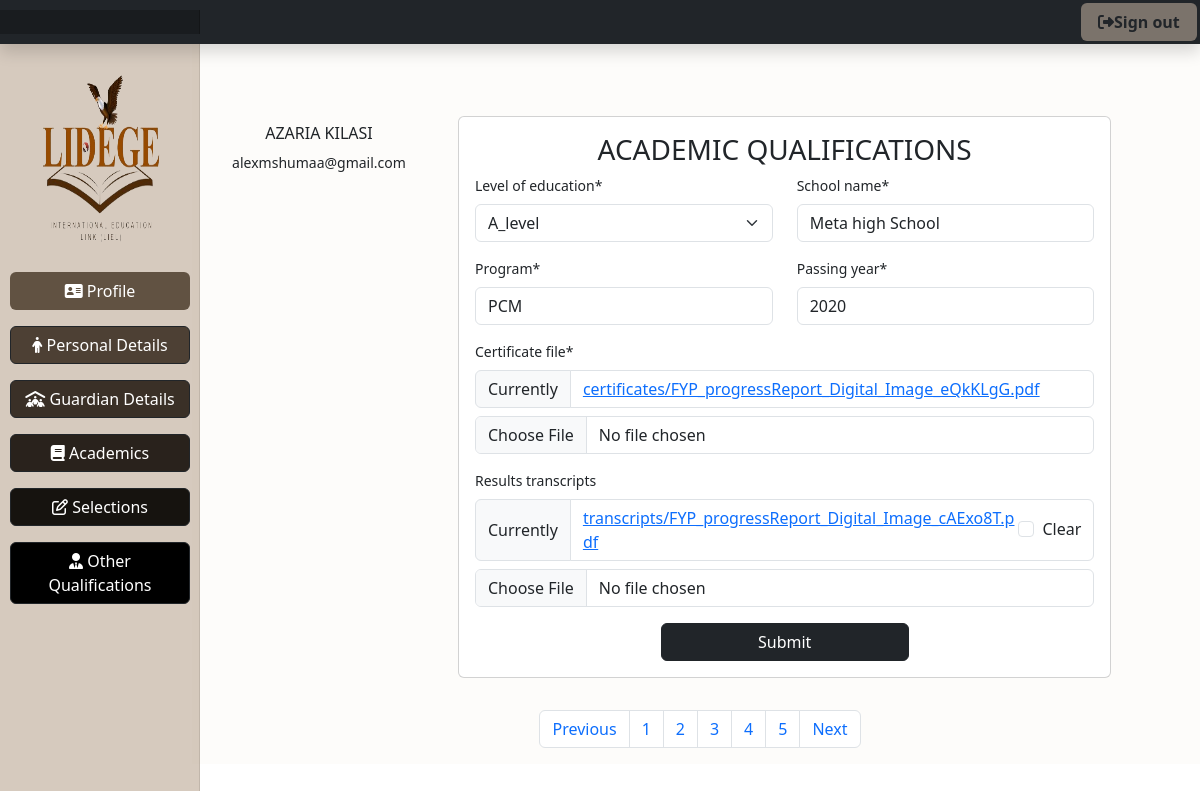
Page /academics/ (signed in) on the committed database.
### applicantsReg/models.py (models this page shows, shortened)
class Applicant_Personal_Details(models.Model):
    user = models.OneToOneField(CustomUser, on_delete=models.CASCADE,related_name='personal_details')
    firstname = models.CharField(max_length=100)
    last_name = models.CharField(max_length=100)
    phone = models.CharField(max_length=13)
    date_of_birth =  models.DateField(null=True)
    submission_time = SubmissionTimeField(null=True)
    nationality = models.CharField(
        max_length=100,
        choices=[(country.name, country.name) for country in pycountry.countries],
        blank=True,
        null=True,
    )
    profile_image = models.ImageField(upload_to='profile_images/', blank=True)
    class Meta:
        verbose_name_plural = "Applicant personal Details"

class CustomUser(AbstractUser):
    email = models.EmailField(unique=True, blank=True, null=True)
    username = models.CharField(max_length=100, unique=True)
    referred_by = models.ForeignKey('self', on_delete=models.SET_NULL, null=True, related_name='referrals')
    class Meta:
        verbose_name_plural = "Users"

class Applicants_academic_qualification(models.Model):
    user = models.OneToOneField(CustomUser, on_delete=models.CASCADE,related_name='academic_qualifications')
    level_of_education = models.CharField(choices=CURRENT_EDUCATION_LEVEL_CHOICES, max_length=20,default="A_Level")
    certificate_file = LimitedFileField(upload_to='certificates/')
    results_transcripts = LimitedFileField(upload_to='transcripts/',null=True, blank=True)
    school_name = models.CharField(max_length=100)
    program = models.CharField(max_length=100)
    passing_year = models.IntegerField(default=2020)
    submission_time = SubmissionTimeField(null=True)
    class Meta:
        verbose_name_plural = "Academic Qualifications"

### applicantsReg/views.py (the view)
# urls.py: path('academics/',views.academic_qualification_view,name = 'academics'),
@login_required
def academic_qualification_view(request):
    if request.user.is_staff:
        return redirect("applist")
    applicant_details = getattr(request.user, 'personal_details', None)
    academic_qualification = getattr(request.user, 'academic_qualifications', None)
    if academic_qualification:
        submission_time = academic_qualification.submission_time
        if academic_qualification is not None and submission_time is not None:
            if submission_time + timedelta(hours=168) < timezone.now():  # Assuming there's a submission_time field in your model
                messages.warning(request, "You can't modify your data after 24 hours since submission.")
                return redirect("home")
        if request.method == "POST":
            form = ApplicantsAcademicQualificationForm(request.POST, request.FILES, instance=academic_qualification)
            if form.is_valid():
                form.save()
                return redirect('selections')
        else:
            form = ApplicantsAcademicQualificationForm(instance = academic_qualification)
        return render(request, "academics.html", {"form": form,"applicant_details":applicant_details,"messages":messages})
    else:
        error_message = "You don't have any profile you may logout or contact you system admin."
        messages.warning(request, error_message)
        return redirect("home")

### applicantsReg/forms.py
class ApplicantsAcademicQualificationForm(forms.ModelForm):
    class Meta:
        model = Applicants_academic_qualification
        fields = ("level_of_education","certificate_file","results_transcripts","school_name","program","passing_year")
    pass

### applicantsReg/templates/academics.html (shortened to what this page needs)
{%extends 'base7.html'%}
{%load static%}
{%load crispy_forms_tags%}
{%block content%}
<div class="row" style="background-color:#f1e7dd27; height:cover; margin-bottom: 2rem;">
    <div class="col-md-3">
       {%if applicant_details.profile_image%}
       <h6 style="text-align: center;">{{applicant_details.firstname}} {{applicant_details.last_name}}</h6>
       <p style="text-align: center;">{{applicant_details.user.email}}</p>
       {%else%}
       <img class="rounded-circle" src="{%static 'img/avatar.jpg'%}" alt="" style="width: 50%; margin-left: 25%; margin-top: 3rem;">
       <h6 style="text-align: center;margin-top: 0.5rem;">{{applicant_details.user.email}}</h6>
       {%endif%}
    </div>
    <div class="col-md-8">
        <div class="card" style="margin-top: 4.5rem; padding: 1rem;">
                <h3 style="text-align: center;">ACADEMIC QUALIFICATIONS</h3>
                <form action="" method="POST" enctype="multipart/form-data">
                <div class="row">
                    <div class="col-md-6">
                        {{form.level_of_education|as_crispy_field}}
                    </div>
                    <div class="col-md-6">
                        {{form.school_name|as_crispy_field}}
                    </div>
                    </div>
                    <div class="row">
                        <div class="col-md-6">
                                {{form.program|as_crispy_field}}
                        </div>
                        <div class="col-md-6">
                            {{form.passing_year|as_crispy_field}}
                        </div>
                        </div>
                                {{form.certificate_file|as_crispy_field}}
                                {{form.results_transcripts|as_crispy_field}}
                <input type="submit" value="Submit" class="btn btn-dark" style="width: 40%; margin-left: 30%;">
                </form>
        </div>
    </div>
    <nav aria-label="Page navigation example" style="margin-top: 2rem;">
        <ul class="pagination justify-content-center">
          <li class="page-item">
            <a class="page-link" href="{%url 'guardian'%}" tabindex="-1" aria-disabled="true">Previous</a>
          </li>
          <li class="page-item"><a class="page-link" href="{%url 'applicant_details'%}">1</a></li>
          <li class="page-item"><a class="page-link" href="{%url 'guardian'%}">2</a></li>
          <li class="page-item"><a class="page-link" href="{%url 'academics'%}">3</a></li>
          <li class="page-item"><a class="page-link" href="{%url 'selections'%}">4</a></li>
          <li class="page-item"><a class="page-link" href="{%url 'other'%}">5</a></li>
          <li class="page-item">
            <a class="page-link" href="{%url 'selections'%}">Next</a>
          </li>
        </ul>
</div>
{%endblock%}

### static/css/dashboard.css (style rules this page uses)
body { font-size: .875rem; }

### rows in the picture
Applicant_Personal_Details: firstname "AZARIA", last_name "KILASI", user.email "alexmshumaa@gmail.com"
Applicants_academic_qualification: level_of_education "A_level", school_name "Meta high School", program "PCM", passing_year "2020"
